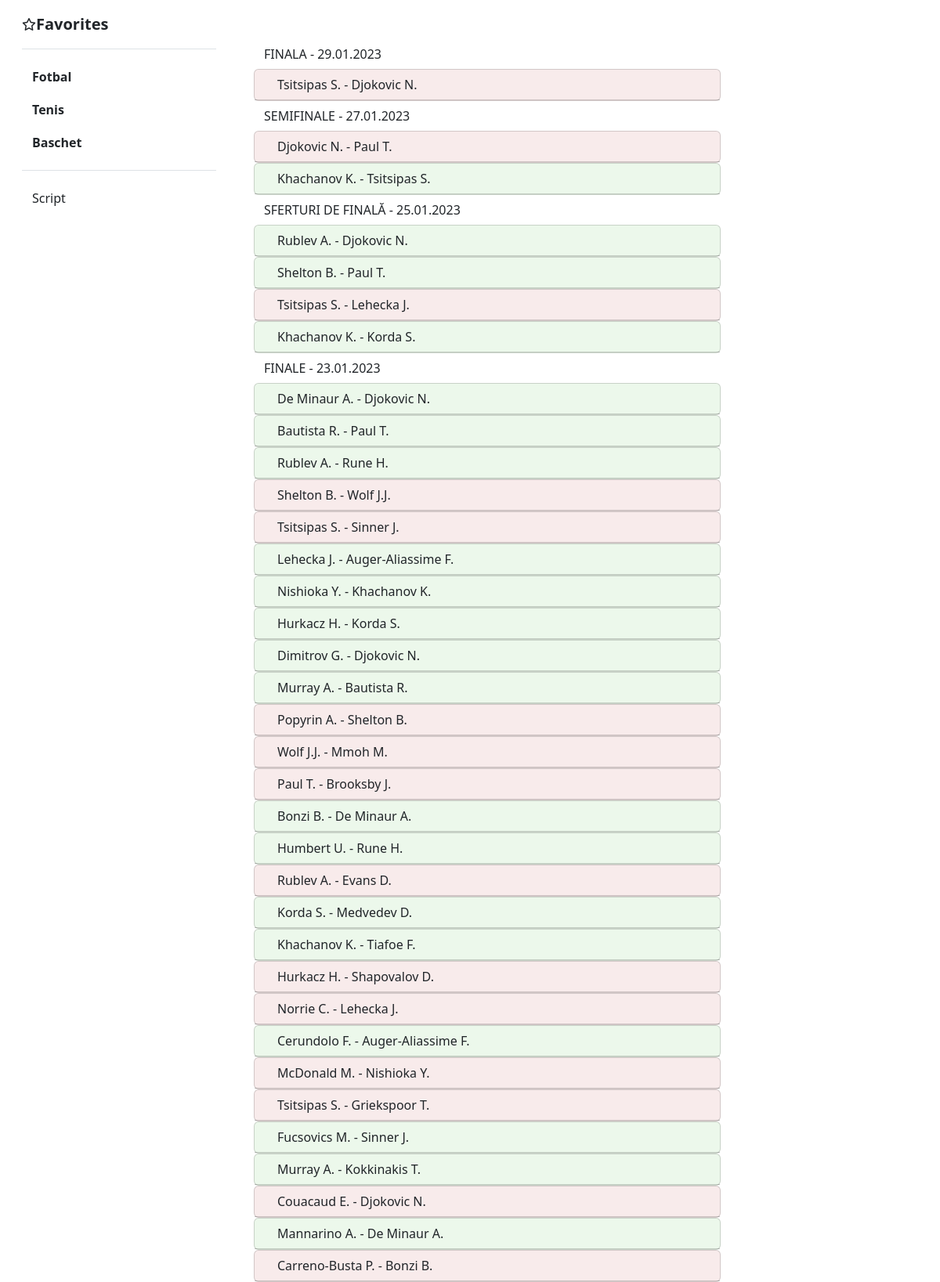
The app's page /australian_open (upper part) with its own data.
### data/models.py (models this page shows, shortened)
class Tennis(models.Model):
    liga = models.CharField(max_length=50)
    runda = models.CharField(max_length=3)
    data = models.CharField(max_length=50)
    participant1 = models.CharField(max_length=50)
    participant2 = models.CharField(max_length=50)
    scor = models.CharField(max_length=5)
    rezultat = models.CharField(max_length=50)
    bookmaker_odds = models.ManyToManyField(Bookmakers, default=0)
    favorita = models.CharField(max_length=50)

### data/views.py (the view)
# urls.py: path('australian_open', views.tenis_australian_open, name='australian_open'),
def tenis_australian_open(request):
    australian_open = Tennis.objects.filter(liga__icontains='AUSTRALIAN OPEN').order_by(-F('runda'))
    context = {
        'tennis': australian_open,
    }
    return render(request, 'data/tennis.html', context)

### data/templates/data/tennis.html (shortened to what this page needs)
{% extends 'data/base.html' %}
{% block body %}
    {% for game in tennis %}
        {% ifchanged game.runda %}
          <div >
            <h5 class="mb-0">
                <button class="btn btn-link collapsed link-dark text-decoration-none">
                    {{ game.runda }} - {{ game.data }}
                </button>
            </h5>
          </div>
        {% endifchanged %}
        <div id="accordion">
          <div class="card wid{% if game.favorita == game.rezultat %} bg-fav{% elif game.favorita != game.rezultat and game.rezultat != 'Egal' %} bg-red{% elif game.rezultat == 'Egal' %} bg-egal{% endif %}">
            <div class="card-header" id="heading{{ game.id }}">
              <h5 class="mb-0">
                <button class="btn btn-link collapsed link-dark text-decoration-none" data-bs-toggle="collapse" data-bs-target="#collapse{{ game.id }}" aria-expanded="false" aria-controls="collapse{{ game.id }}">
                    {{ game.participant1 }} - {{ game.participant2 }}
                </button>
              </h5>
            </div>
          </div>
        </div>
    {% endfor %}
{% endblock %}

### data/static/data/style.css (style rules this page uses)
.wid { width: 70%; --bs-card-cap-padding-y: 0!important; }
.bg-fav { --bs-card-bg: #f3fff2!important; }
.bg-red { --bs-card-bg: #fff2f2!important; }

### records on screen
Tennis: runda "FINALA", data "29.01.2023", participant1 "Tsitsipas S.", participant2 "Djokovic N."
Tennis: runda "SEMIFINALE", data "27.01.2023", participant1 "Djokovic N.", participant2 "Paul T."
Tennis: participant1 "Khachanov K.", participant2 "Tsitsipas S."
Tennis: runda "SFERTURI DE FINALĂ", data "25.01.2023", participant1 "Rublev A.", participant2 "Djokovic N."
Tennis: participant1 "Shelton B.", participant2 "Paul T."
Tennis: participant1 "Tsitsipas S.", participant2 "Lehecka J."
Tennis: participant1 "Khachanov K.", participant2 "Korda S."
Tennis: runda "FINALE", data "23.01.2023", participant1 "De Minaur A.", participant2 "Djokovic N."
Tennis: participant1 "Bautista R.", participant2 "Paul T."
Tennis: participant1 "Rublev A.", participant2 "Rune H."
Tennis: participant1 "Shelton B.", participant2 "Wolf J.J."
Tennis: participant1 "Tsitsipas S.", participant2 "Sinner J."
Tennis: participant1 "Lehecka J.", participant2 "Auger-Aliassime F."
Tennis: participant1 "Nishioka Y.", participant2 "Khachanov K."
Tennis: participant1 "Hurkacz H.", participant2 "Korda S."
Tennis: participant1 "Dimitrov G.", participant2 "Djokovic N."
Tennis: participant1 "Murray A.", participant2 "Bautista R."
Tennis: participant1 "Popyrin A.", participant2 "Shelton B."
Tennis: participant1 "Wolf J.J.", participant2 "Mmoh M."
Tennis: participant1 "Paul T.", participant2 "Brooksby J."
Tennis: participant1 "Bonzi B.", participant2 "De Minaur A."
Tennis: participant1 "Humbert U.", participant2 "Rune H."
Tennis: participant1 "Rublev A.", participant2 "Evans D."
Tennis: participant1 "Korda S.", participant2 "Medvedev D."
Tennis: participant1 "Khachanov K.", participant2 "Tiafoe F."
Tennis: participant1 "Hurkacz H.", participant2 "Shapovalov D."
Tennis: participant1 "Norrie C.", participant2 "Lehecka J."
Tennis: participant1 "Cerundolo F.", participant2 "Auger-Aliassime F."
Tennis: participant1 "McDonald M.", participant2 "Nishioka Y."
Tennis: participant1 "Tsitsipas S.", participant2 "Griekspoor T."
Tennis: participant1 "Fucsovics M.", participant2 "Sinner J."
Tennis: participant1 "Murray A.", participant2 "Kokkinakis T."
Tennis: participant1 "Couacaud E.", participant2 "Djokovic N."
Tennis: participant1 "Mannarino A.", participant2 "De Minaur A."
Tennis: participant1 "Carreno-Busta P.", participant2 "Bonzi B."
